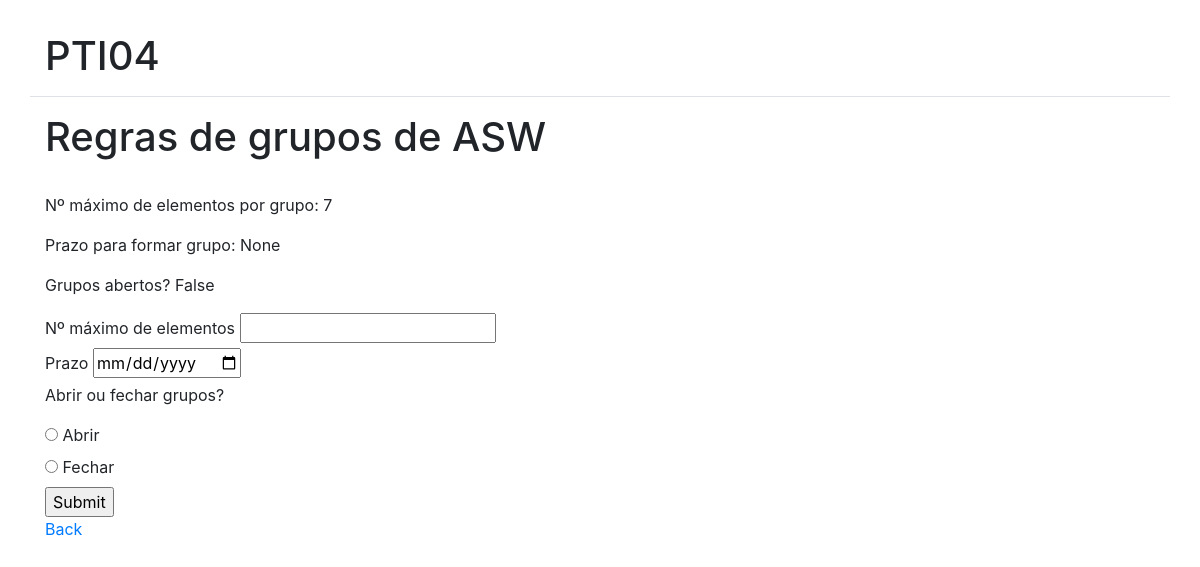
Page /groups/3/rules/ on the committed database.
### login/models.py (models this page shows, shortened)
class Subject(models.Model):
    name = models.CharField(max_length=50)
    groups_max = models.IntegerField(default=7)
    groups_deadline = models.DateField(blank=True,null=True)
    groups_on = models.BooleanField(default=False)

### groups/views.py (the view, shortened to what this page needs)
# urls.py: path('<int:sub_id>/rules/', views.Set_Rules, name='groups-rules'),
def Set_Rules(request,sub_id=None):
    if request.method == "GET":
        try:
            subject = Subject.objects.get(id=sub_id)
        except:
            raise Http404
        context = {}
        context['subject'] = subject
        return render(request, 'groups/groups-rules.html', context)

### templates/groups/groups-rules.html (shortened to what this page needs)
{% extends "base.html" %}
{% block content %}
<h1>Regras de grupos de {{ subject.name }}</h1>
<br>
<p>Nº máximo de elementos por grupo: {{ subject.groups_max }}</p>
<p>Prazo para formar grupo: {{ subject.groups_deadline }}</p>
<p>Grupos abertos? {{ subject.groups_on }}</p>
<div>
    <form method="POST" action="{% url 'groups-rules' subject.id %}">
        <label>Nº máximo de elementos</label>
        <input type='text' name="groups_max">
        <br>
        <label>Prazo</label>
        <input type='date' name="groups_deadline">
        <br>
        <p>Abrir ou fechar grupos?</p>
        <input type="radio" id="True" name="groups_on" value=True>
        <label for="True">Abrir</label><br>
        <input type="radio" id="False" name="groups_on" value=False>
        <label for="False">Fechar</label><br>
        <input type="submit" value="Submit">
    </form>
</div>
<a href="{% url 'groups-subject' subject.id %}">Back</a>
{% endblock %}

### rows in the picture
Subject: name "ASW", groups_max "7", groups_deadline "None", groups_on "False"
